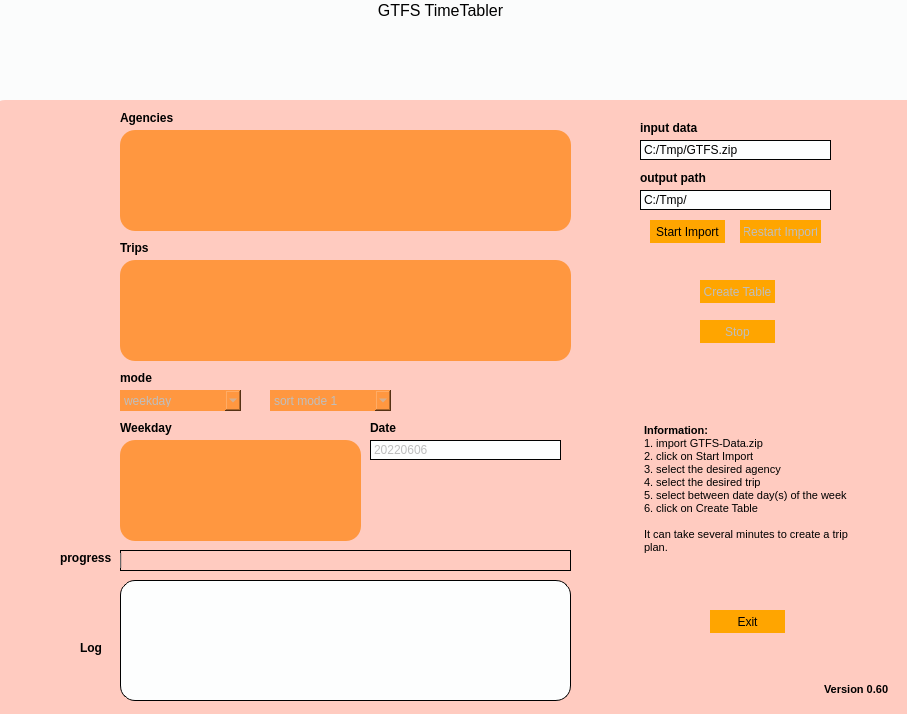
<?xml version="1.0" encoding="UTF-8"?>
<ui version="4.0">
 <class>GTFSTimeTabler</class>
 <widget class="QWidget" name="GTFSTimeTabler">
  <property name="windowModality">
   <enum>Qt::ApplicationModal</enum>
  </property>
  <property name="geometry">
   <rect>
    <x>0</x>
    <y>0</y>
    <width>907</width>
    <height>714</height>
   </rect>
  </property>
  <property name="sizePolicy">
   <sizepolicy hsizetype="Fixed" vsizetype="Fixed">
    <horstretch>0</horstretch>
    <verstretch>0</verstretch>
   </sizepolicy>
  </property>
  <property name="contextMenuPolicy">
   <enum>Qt::DefaultContextMenu</enum>
  </property>
  <property name="acceptDrops">
   <bool>false</bool>
  </property>
  <property name="windowTitle">
   <string notr="true">GTFS TimeTabler</string>
  </property>
  <property name="layoutDirection">
   <enum>Qt::LeftToRight</enum>
  </property>
  <property name="autoFillBackground">
   <bool>false</bool>
  </property>
  <property name="styleSheet">
   <string notr="true">background-color:  #fbfcfc ;
border-width: 1px;
border-radius: 15px;
border-color: black;
</string>
  </property>
  <widget class="QLineEdit" name="lineOutputPath">
   <property name="geometry">
    <rect>
     <x>640</x>
     <y>190</y>
     <width>191</width>
     <height>20</height>
    </rect>
   </property>
   <property name="styleSheet">
    <string notr="true">background-color:  #fdfefe;
border-style: outset;
border-width: 0.5px;
border-radius: 15px;
border-color: black;
padding: 1px;</string>
   </property>
   <property name="text">
    <string>C:/Tmp/</string>
   </property>
  </widget>
  <widget class="QPushButton" name="btnStart">
   <property name="enabled">
    <bool>false</bool>
   </property>
   <property name="geometry">
    <rect>
     <x>700</x>
     <y>280</y>
     <width>75</width>
     <height>23</height>
    </rect>
   </property>
   <property name="styleSheet">
    <string notr="true">background-color: orange;
border-style: outset;
border-width: 0px;
border-radius: 15px;
border-color: black;
padding: 4px;</string>
   </property>
   <property name="text">
    <string>Create Table</string>
   </property>
  </widget>
  <widget class="QProgressBar" name="progressBar">
   <property name="enabled">
    <bool>false</bool>
   </property>
   <property name="geometry">
    <rect>
     <x>120</x>
     <y>550</y>
     <width>451</width>
     <height>21</height>
    </rect>
   </property>
   <property name="styleSheet">
    <string notr="true">background-color:  #ffcbc0;
border-style: outset;
border-width: 1px;
border-radius: 15px;
border-color: black;
padding: 1 px;</string>
   </property>
   <property name="value">
    <number>0</number>
   </property>
   <property name="alignment">
    <set>Qt::AlignJustify|Qt::AlignVCenter</set>
   </property>
   <property name="textVisible">
    <bool>false</bool>
   </property>
   <property name="orientation">
    <enum>Qt::Horizontal</enum>
   </property>
   <property name="textDirection">
    <enum>QProgressBar::TopToBottom</enum>
   </property>
   <property name="format">
    <string> %p%</string>
   </property>
  </widget>
  <widget class="QTextBrowser" name="textBrowser">
   <property name="geometry">
    <rect>
     <x>120</x>
     <y>580</y>
     <width>451</width>
     <height>121</height>
    </rect>
   </property>
   <property name="styleSheet">
    <string notr="true">background-color:  #fdfefe;
border-style: outset;
border-width: 1px;
border-radius: 15px;
border-color: black;
padding: 4px;</string>
   </property>
   <property name="frameShape">
    <enum>QFrame::Box</enum>
   </property>
   <property name="frameShadow">
    <enum>QFrame::Plain</enum>
   </property>
   <property name="verticalScrollBarPolicy">
    <enum>Qt::ScrollBarAlwaysOff</enum>
   </property>
   <property name="horizontalScrollBarPolicy">
    <enum>Qt::ScrollBarAlwaysOff</enum>
   </property>
  </widget>
  <widget class="QPushButton" name="btnImport">
   <property name="enabled">
    <bool>true</bool>
   </property>
   <property name="geometry">
    <rect>
     <x>650</x>
     <y>220</y>
     <width>75</width>
     <height>23</height>
    </rect>
   </property>
   <property name="styleSheet">
    <string notr="true">background-color: orange;
border-style: outset;
border-width: 0px;
border-radius: 15px;
border-color: black;
padding: 4px;</string>
   </property>
   <property name="text">
    <string>Start Import</string>
   </property>
  </widget>
  <widget class="QComboBox" name="comboBox">
   <property name="enabled">
    <bool>false</bool>
   </property>
   <property name="geometry">
    <rect>
     <x>120</x>
     <y>390</y>
     <width>121</width>
     <height>21</height>
    </rect>
   </property>
   <property name="styleSheet">
    <string notr="true">background-color:  #ff9740;
border-style: outset;
border-width:0px;
border-radius: 15px;
border-color: black;
padding: 4px;</string>
   </property>
   <item>
    <property name="text">
     <string>weekday</string>
    </property>
   </item>
   <item>
    <property name="text">
     <string>date</string>
    </property>
   </item>
  </widget>
  <widget class="QLineEdit" name="lineInputPath">
   <property name="geometry">
    <rect>
     <x>640</x>
     <y>140</y>
     <width>191</width>
     <height>20</height>
    </rect>
   </property>
   <property name="styleSheet">
    <string notr="true">background-color: #fdfefe;
border-style: outset;
border-width: 0.5px;
border-radius: 15px;
border-color: black;
padding: 1px;</string>
   </property>
   <property name="text">
    <string>C:/Tmp/GTFS.zip</string>
   </property>
  </widget>
  <widget class="QPushButton" name="btnExit">
   <property name="geometry">
    <rect>
     <x>710</x>
     <y>610</y>
     <width>75</width>
     <height>23</height>
    </rect>
   </property>
   <property name="styleSheet">
    <string notr="true">background-color: orange;
border-style: outset;
border-width: 0px;
border-radius: 30px;
border-color: black;
padding: 4px;</string>
   </property>
   <property name="text">
    <string>Exit</string>
   </property>
  </widget>
  <widget class="QPushButton" name="btnStop">
   <property name="enabled">
    <bool>false</bool>
   </property>
   <property name="geometry">
    <rect>
     <x>700</x>
     <y>320</y>
     <width>75</width>
     <height>23</height>
    </rect>
   </property>
   <property name="styleSheet">
    <string notr="true">background-color: orange;
border-style: outset;
border-width: 0px;
border-radius: 15px;
border-color: black;
padding: 4px;</string>
   </property>
   <property name="text">
    <string>Stop</string>
   </property>
  </widget>
  <widget class="QLabel" name="label_5">
   <property name="geometry">
    <rect>
     <x>120</x>
     <y>110</y>
     <width>81</width>
     <height>16</height>
    </rect>
   </property>
   <property name="styleSheet">
    <string notr="true">background-color:  #ffcbc0;
font: 75 8pt &quot;72&quot;;</string>
   </property>
   <property name="text">
    <string>&lt;html&gt;&lt;head/&gt;&lt;body&gt;&lt;p&gt;&lt;span style=&quot; font-weight:600;&quot;&gt;Agencies&lt;/span&gt;&lt;/p&gt;&lt;/body&gt;&lt;/html&gt;</string>
   </property>
  </widget>
  <widget class="QLabel" name="label">
   <property name="geometry">
    <rect>
     <x>-10</x>
     <y>-110</y>
     <width>921</width>
     <height>301</height>
    </rect>
   </property>
   <property name="autoFillBackground">
    <bool>false</bool>
   </property>
   <property name="frameShape">
    <enum>QFrame::Box</enum>
   </property>
   <property name="text">
    <string/>
   </property>
   <property name="pixmap">
    <pixmap>5282.jpg</pixmap>
   </property>
   <property name="scaledContents">
    <bool>true</bool>
   </property>
  </widget>
  <widget class="QLabel" name="middlelabel">
   <property name="geometry">
    <rect>
     <x>-10</x>
     <y>100</y>
     <width>941</width>
     <height>651</height>
    </rect>
   </property>
   <property name="autoFillBackground">
    <bool>false</bool>
   </property>
   <property name="styleSheet">
    <string notr="true">background-color:  #ffcbc0;
border-color: black;
border-style: outset;
border-width: 0px;
border-radius: 15px;
padding: 4px;</string>
   </property>
   <property name="frameShadow">
    <enum>QFrame::Plain</enum>
   </property>
   <property name="text">
    <string/>
   </property>
   <property name="alignment">
    <set>Qt::AlignJustify|Qt::AlignVCenter</set>
   </property>
  </widget>
  <widget class="QLabel" name="label_9">
   <property name="geometry">
    <rect>
     <x>370</x>
     <y>0</y>
     <width>141</width>
     <height>21</height>
    </rect>
   </property>
   <property name="styleSheet">
    <string notr="true">font: 87 8pt &quot;72 Black&quot;;</string>
   </property>
   <property name="text">
    <string>&lt;html&gt;&lt;head/&gt;&lt;body&gt;&lt;p align=&quot;center&quot;&gt;&lt;span style=&quot; font-size:12pt;&quot;&gt;GTFS TimeTabler&lt;/span&gt;&lt;/p&gt;&lt;/body&gt;&lt;/html&gt;</string>
   </property>
  </widget>
  <widget class="QLabel" name="label_6">
   <property name="geometry">
    <rect>
     <x>120</x>
     <y>420</y>
     <width>81</width>
     <height>16</height>
    </rect>
   </property>
   <property name="styleSheet">
    <string notr="true">background-color:  #ffcbc0;
font: 75 8pt &quot;72&quot;;</string>
   </property>
   <property name="text">
    <string>&lt;html&gt;&lt;head/&gt;&lt;body&gt;&lt;p&gt;&lt;span style=&quot; font-weight:600;&quot;&gt;Weekday&lt;/span&gt;&lt;/p&gt;&lt;/body&gt;&lt;/html&gt;</string>
   </property>
  </widget>
  <widget class="QLabel" name="label_7">
   <property name="geometry">
    <rect>
     <x>80</x>
     <y>640</y>
     <width>31</width>
     <height>16</height>
    </rect>
   </property>
   <property name="styleSheet">
    <string notr="true">background-color:  #ffcbc0;
font: 75 8pt &quot;72&quot;;</string>
   </property>
   <property name="text">
    <string>&lt;html&gt;&lt;head/&gt;&lt;body&gt;&lt;p&gt;&lt;span style=&quot; font-weight:600;&quot;&gt;Log&lt;/span&gt;&lt;/p&gt;&lt;/body&gt;&lt;/html&gt;</string>
   </property>
  </widget>
  <widget class="QLabel" name="label_8">
   <property name="geometry">
    <rect>
     <x>120</x>
     <y>240</y>
     <width>81</width>
     <height>16</height>
    </rect>
   </property>
   <property name="styleSheet">
    <string notr="true">background-color:  #ffcbc0;
font: 75 8pt &quot;72&quot;;</string>
   </property>
   <property name="text">
    <string>&lt;html&gt;&lt;head/&gt;&lt;body&gt;&lt;p&gt;&lt;span style=&quot; font-weight:600;&quot;&gt;Trips&lt;/span&gt;&lt;/p&gt;&lt;/body&gt;&lt;/html&gt;</string>
   </property>
  </widget>
  <widget class="QLabel" name="label_10">
   <property name="geometry">
    <rect>
     <x>640</x>
     <y>170</y>
     <width>81</width>
     <height>16</height>
    </rect>
   </property>
   <property name="styleSheet">
    <string notr="true">background-color:  #ffcbc0;
font: 75 8pt &quot;72&quot;;</string>
   </property>
   <property name="text">
    <string>&lt;html&gt;&lt;head/&gt;&lt;body&gt;&lt;p&gt;&lt;span style=&quot; font-weight:600;&quot;&gt;output path&lt;/span&gt;&lt;/p&gt;&lt;/body&gt;&lt;/html&gt;</string>
   </property>
  </widget>
  <widget class="QLabel" name="label_11">
   <property name="geometry">
    <rect>
     <x>640</x>
     <y>120</y>
     <width>81</width>
     <height>16</height>
    </rect>
   </property>
   <property name="styleSheet">
    <string notr="true">background-color:  #ffcbc0;
font: 75 8pt &quot;72&quot;;</string>
   </property>
   <property name="text">
    <string>&lt;html&gt;&lt;head/&gt;&lt;body&gt;&lt;p&gt;&lt;span style=&quot; font-weight:600;&quot;&gt;input data&lt;/span&gt;&lt;/p&gt;&lt;/body&gt;&lt;/html&gt;</string>
   </property>
  </widget>
  <widget class="QTextBrowser" name="textBrowser_2">
   <property name="geometry">
    <rect>
     <x>640</x>
     <y>420</y>
     <width>221</width>
     <height>141</height>
    </rect>
   </property>
   <property name="styleSheet">
    <string notr="true">background-color:  #ffcbc0;</string>
   </property>
   <property name="html">
    <string>&lt;!DOCTYPE HTML PUBLIC &quot;-//W3C//DTD HTML 4.0//EN&quot; &quot;http://www.w3.org/TR/REC-html40/strict.dtd&quot;&gt;
&lt;html&gt;&lt;head&gt;&lt;meta name=&quot;qrichtext&quot; content=&quot;1&quot; /&gt;&lt;style type=&quot;text/css&quot;&gt;
p, li { white-space: pre-wrap; }
&lt;/style&gt;&lt;/head&gt;&lt;body style=&quot; font-family:'MS Shell Dlg 2'; font-size:8.25pt; font-weight:400; font-style:normal;&quot;&gt;
&lt;p style=&quot; margin-top:0px; margin-bottom:0px; margin-left:0px; margin-right:0px; -qt-block-indent:0; text-indent:0px;&quot;&gt;&lt;span style=&quot; font-weight:600;&quot;&gt;Information:&lt;br /&gt;&lt;/span&gt;1. import GTFS-Data.zip&lt;/p&gt;
&lt;p style=&quot; margin-top:0px; margin-bottom:0px; margin-left:0px; margin-right:0px; -qt-block-indent:0; text-indent:0px;&quot;&gt;2. click on Start Import&lt;/p&gt;
&lt;p style=&quot; margin-top:0px; margin-bottom:0px; margin-left:0px; margin-right:0px; -qt-block-indent:0; text-indent:0px;&quot;&gt;3. select the desired agency &lt;/p&gt;
&lt;p style=&quot; margin-top:0px; margin-bottom:0px; margin-left:0px; margin-right:0px; -qt-block-indent:0; text-indent:0px;&quot;&gt;4. select the desired trip&lt;/p&gt;
&lt;p style=&quot; margin-top:0px; margin-bottom:0px; margin-left:0px; margin-right:0px; -qt-block-indent:0; text-indent:0px;&quot;&gt;5. select between date day(s) of the week&lt;/p&gt;
&lt;p style=&quot; margin-top:0px; margin-bottom:0px; margin-left:0px; margin-right:0px; -qt-block-indent:0; text-indent:0px;&quot;&gt;6. click on Create Table&lt;/p&gt;
&lt;p style=&quot;-qt-paragraph-type:empty; margin-top:0px; margin-bottom:0px; margin-left:0px; margin-right:0px; -qt-block-indent:0; text-indent:0px;&quot;&gt;&lt;br /&gt;&lt;/p&gt;
&lt;p style=&quot; margin-top:0px; margin-bottom:0px; margin-left:0px; margin-right:0px; -qt-block-indent:0; text-indent:0px;&quot;&gt;It can take several minutes to create a trip plan.&lt;/p&gt;&lt;/body&gt;&lt;/html&gt;</string>
   </property>
  </widget>
  <widget class="QLabel" name="label_12">
   <property name="geometry">
    <rect>
     <x>120</x>
     <y>370</y>
     <width>81</width>
     <height>16</height>
    </rect>
   </property>
   <property name="styleSheet">
    <string notr="true">background-color:  #ffcbc0;
font: 75 8pt &quot;72&quot;;</string>
   </property>
   <property name="text">
    <string>&lt;html&gt;&lt;head/&gt;&lt;body&gt;&lt;p&gt;&lt;span style=&quot; font-weight:600;&quot;&gt;mode&lt;/span&gt;&lt;/p&gt;&lt;/body&gt;&lt;/html&gt;</string>
   </property>
  </widget>
  <widget class="QTextBrowser" name="textBrowser_3">
   <property name="geometry">
    <rect>
     <x>820</x>
     <y>680</y>
     <width>161</width>
     <height>16</height>
    </rect>
   </property>
   <property name="styleSheet">
    <string notr="true">background-color:  #ffcbc0;</string>
   </property>
   <property name="html">
    <string>&lt;!DOCTYPE HTML PUBLIC &quot;-//W3C//DTD HTML 4.0//EN&quot; &quot;http://www.w3.org/TR/REC-html40/strict.dtd&quot;&gt;
&lt;html&gt;&lt;head&gt;&lt;meta name=&quot;qrichtext&quot; content=&quot;1&quot; /&gt;&lt;style type=&quot;text/css&quot;&gt;
p, li { white-space: pre-wrap; }
&lt;/style&gt;&lt;/head&gt;&lt;body style=&quot; font-family:'MS Shell Dlg 2'; font-size:8.25pt; font-weight:400; font-style:normal;&quot;&gt;
&lt;p style=&quot; margin-top:0px; margin-bottom:0px; margin-left:0px; margin-right:0px; -qt-block-indent:0; text-indent:0px;&quot;&gt;&lt;span style=&quot; font-weight:600;&quot;&gt;Version 0.60&lt;br /&gt;&lt;/span&gt;&lt;/p&gt;&lt;/body&gt;&lt;/html&gt;</string>
   </property>
  </widget>
  <widget class="QPushButton" name="btnRestart">
   <property name="enabled">
    <bool>false</bool>
   </property>
   <property name="geometry">
    <rect>
     <x>740</x>
     <y>220</y>
     <width>81</width>
     <height>23</height>
    </rect>
   </property>
   <property name="styleSheet">
    <string notr="true">background-color: orange;
border-style: outset;
border-width: 0px;
border-radius: 15px;
border-color: black;
padding: 4px;</string>
   </property>
   <property name="text">
    <string>Restart Import</string>
   </property>
  </widget>
  <widget class="QListWidget" name="listAgencies">
   <property name="geometry">
    <rect>
     <x>120</x>
     <y>130</y>
     <width>451</width>
     <height>101</height>
    </rect>
   </property>
   <property name="styleSheet">
    <string notr="true">background-color:  #ff9740;
border-style: outset;
border-width: 0px;
border-radius: 15px;
border-color: black;
padding: 4px;</string>
   </property>
  </widget>
  <widget class="QListWidget" name="listRoutes">
   <property name="geometry">
    <rect>
     <x>120</x>
     <y>260</y>
     <width>451</width>
     <height>101</height>
    </rect>
   </property>
   <property name="styleSheet">
    <string notr="true">background-color:  #ff9740;
border-style: outset;
border-width: 0px;
border-radius: 15px;
border-color: black;
padding: 4px;</string>
   </property>
  </widget>
  <widget class="QListWidget" name="listDatesWeekday">
   <property name="enabled">
    <bool>false</bool>
   </property>
   <property name="geometry">
    <rect>
     <x>120</x>
     <y>440</y>
     <width>241</width>
     <height>101</height>
    </rect>
   </property>
   <property name="styleSheet">
    <string notr="true">background-color:  #ff9740;
border-style: outset;
border-width: 0px;
border-radius: 15px;
border-color: black;
padding: 4px;</string>
   </property>
   <property name="verticalScrollBarPolicy">
    <enum>Qt::ScrollBarAlwaysOff</enum>
   </property>
   <property name="horizontalScrollBarPolicy">
    <enum>Qt::ScrollBarAlwaysOff</enum>
   </property>
  </widget>
  <widget class="QLineEdit" name="lineDateInput">
   <property name="enabled">
    <bool>false</bool>
   </property>
   <property name="geometry">
    <rect>
     <x>370</x>
     <y>440</y>
     <width>191</width>
     <height>20</height>
    </rect>
   </property>
   <property name="styleSheet">
    <string notr="true">background-color:  #fdfefe;
border-style: outset;
border-width: 0.5px;
border-radius: 15px;
border-color: black;
padding: 1px;</string>
   </property>
   <property name="text">
    <string>20220606</string>
   </property>
  </widget>
  <widget class="QLabel" name="label_13">
   <property name="geometry">
    <rect>
     <x>370</x>
     <y>420</y>
     <width>81</width>
     <height>16</height>
    </rect>
   </property>
   <property name="styleSheet">
    <string notr="true">background-color:  #ffcbc0;
font: 75 8pt &quot;72&quot;;</string>
   </property>
   <property name="text">
    <string>&lt;html&gt;&lt;head/&gt;&lt;body&gt;&lt;p&gt;&lt;span style=&quot; font-weight:600;&quot;&gt;Date&lt;/span&gt;&lt;/p&gt;&lt;/body&gt;&lt;/html&gt;</string>
   </property>
  </widget>
  <widget class="QComboBox" name="comboBox_sort">
   <property name="enabled">
    <bool>false</bool>
   </property>
   <property name="geometry">
    <rect>
     <x>270</x>
     <y>390</y>
     <width>121</width>
     <height>21</height>
    </rect>
   </property>
   <property name="styleSheet">
    <string notr="true">background-color:  #ff9740;
border-style: outset;
border-width:0px;
border-radius: 15px;
border-color: black;
padding: 4px;</string>
   </property>
   <item>
    <property name="text">
     <string>sort mode 1</string>
    </property>
   </item>
   <item>
    <property name="text">
     <string>sort mode 2</string>
    </property>
   </item>
  </widget>
  <widget class="QLabel" name="label_14">
   <property name="geometry">
    <rect>
     <x>60</x>
     <y>550</y>
     <width>51</width>
     <height>16</height>
    </rect>
   </property>
   <property name="styleSheet">
    <string notr="true">background-color:  #ffcbc0;
font: 75 8pt &quot;72&quot;;</string>
   </property>
   <property name="text">
    <string>&lt;html&gt;&lt;head/&gt;&lt;body&gt;&lt;p&gt;&lt;span style=&quot; font-weight:600;&quot;&gt;progress&lt;/span&gt;&lt;/p&gt;&lt;/body&gt;&lt;/html&gt;</string>
   </property>
  </widget>
  <zorder>label</zorder>
  <zorder>middlelabel</zorder>
  <zorder>lineOutputPath</zorder>
  <zorder>btnStart</zorder>
  <zorder>progressBar</zorder>
  <zorder>textBrowser</zorder>
  <zorder>btnImport</zorder>
  <zorder>comboBox</zorder>
  <zorder>lineInputPath</zorder>
  <zorder>btnExit</zorder>
  <zorder>btnStop</zorder>
  <zorder>label_5</zorder>
  <zorder>label_9</zorder>
  <zorder>label_6</zorder>
  <zorder>label_7</zorder>
  <zorder>label_8</zorder>
  <zorder>label_10</zorder>
  <zorder>label_11</zorder>
  <zorder>textBrowser_2</zorder>
  <zorder>label_12</zorder>
  <zorder>textBrowser_3</zorder>
  <zorder>btnRestart</zorder>
  <zorder>listAgencies</zorder>
  <zorder>listRoutes</zorder>
  <zorder>listDatesWeekday</zorder>
  <zorder>lineDateInput</zorder>
  <zorder>label_13</zorder>
  <zorder>comboBox_sort</zorder>
  <zorder>label_14</zorder>
 </widget>
 <resources/>
 <connections>
  <connection>
   <sender>btnExit</sender>
   <signal>pressed()</signal>
   <receiver>GTFSTimeTabler</receiver>
   <slot>close()</slot>
   <hints>
    <hint type="sourcelabel">
     <x>637</x>
     <y>591</y>
    </hint>
    <hint type="destinationlabel">
     <x>337</x>
     <y>301</y>
    </hint>
   </hints>
  </connection>
 </connections>
</ui>
